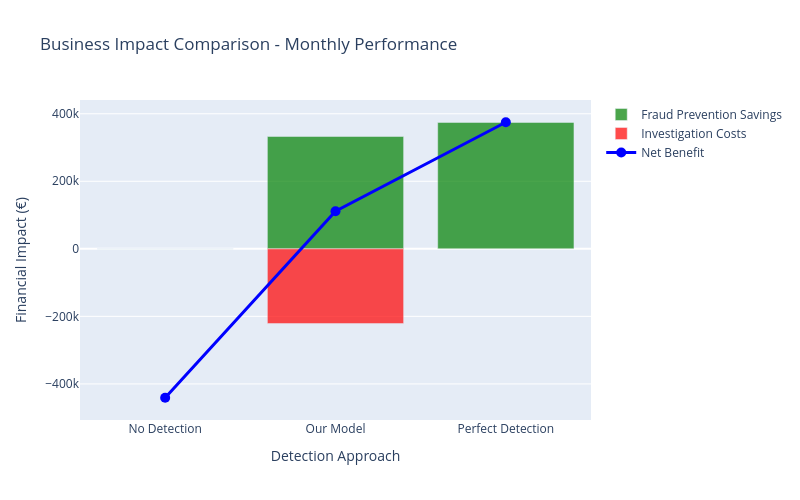
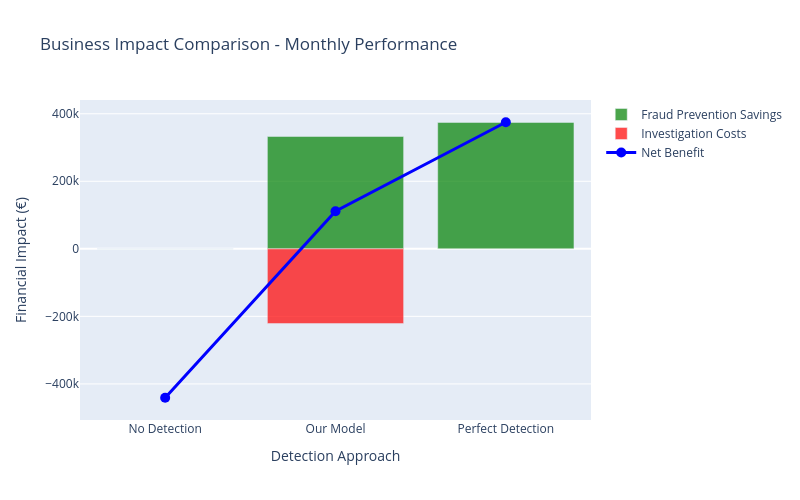

Source (notebook cell) for these figures, in order:
### Code cell
# =============================================================================
# 4. COMPREHENSIVE BUSINESS IMPACT ANALYSIS
# =============================================================================

print("\n" + "="*60)
print("COMPREHENSIVE BUSINESS IMPACT ANALYSIS")
print("="*60)

# Compare different scenarios
scenarios = {
    'No Detection': {
        'fraud_savings': 0,
        'investigation_costs': 0,
        'fraud_losses': len(y_test[y_test == 1]) * FRAUD_COST * 30,  # All frauds are losses
        'net_benefit': 0 - (len(y_test[y_test == 1]) * FRAUD_COST * 30)
    },
    'Our Model': {
        'fraud_savings': final_impact['fraud_prevented_savings'],
        'investigation_costs': final_impact['investigation_costs'],
        'fraud_losses': final_impact['false_negatives'] * FRAUD_COST,
        'net_benefit': final_impact['net_benefit']
    },
    'Perfect Detection': {
        'fraud_savings': len(y_test[y_test == 1]) * FRAUD_COST * PREVENTION_EFFECTIVENESS * 30,
        'investigation_costs': 0,
        'fraud_losses': 0,
        'net_benefit': len(y_test[y_test == 1]) * FRAUD_COST * PREVENTION_EFFECTIVENESS * 30
    }
}

# Create comparison visualization
scenario_names = list(scenarios.keys())
net_benefits = [scenarios[s]['net_benefit'] for s in scenario_names]
fraud_savings = [scenarios[s]['fraud_savings'] for s in scenario_names]
costs = [scenarios[s]['investigation_costs'] for s in scenario_names]

fig = go.Figure()

# Add bars for savings and costs
fig.add_trace(go.Bar(name='Fraud Prevention Savings', 
                     x=scenario_names, y=fraud_savings,
                     marker_color='green', opacity=0.7))

fig.add_trace(go.Bar(name='Investigation Costs', 
                     x=scenario_names, y=[-c for c in costs],
                     marker_color='red', opacity=0.7))

# Add line for net benefit
fig.add_trace(go.Scatter(name='Net Benefit', 
                        x=scenario_names, y=net_benefits,
                        mode='lines+markers', 
                        line=dict(color='blue', width=3),
                        marker=dict(size=10)))

fig.update_layout(
    title='Business Impact Comparison - Monthly Performance',
    yaxis_title='Financial Impact (€)',
    xaxis_title='Detection Approach',
    barmode='relative',
    width=800, height=500
)

fig.show()

# Static version
plt.figure(figsize=(12, 8))
x = np.arange(len(scenario_names))
width = 0.35

plt.bar(x - width/2, fraud_savings, width, label='Fraud Prevention Savings', 
        color='green', alpha=0.7)
plt.bar(x + width/2, [-c for c in costs], width, label='Investigation Costs', 
        color='red', alpha=0.7)

# Add net benefit line
plt.plot(x, net_benefits, 'bo-', linewidth=3, markersize=8, label='Net Benefit')

# Add value labels
for i, (saving, cost, net) in enumerate(zip(fraud_savings, costs, net_benefits)):
    plt.text(i, max(saving, net) + 500, f'{net:,.0f}€', 
             ha='center', va='bottom', fontweight='bold')

plt.xlabel('Detection Approach')
plt.ylabel('Monthly Financial Impact (€)')
plt.title('Business Impact Comparison Across Detection Approaches', fontsize=16, fontweight='bold')
plt.xticks(x, scenario_names)
plt.legend()
plt.grid(axis='y', alpha=0.3)
plt.tight_layout()
fig.show()

# Calculate ROI and efficiency metrics
model_roi = (final_impact['net_benefit'] / final_impact['investigation_costs']) * 100
model_efficiency = final_impact['fraud_prevented_savings'] / final_impact['investigation_costs']

print(f"\nBUSINESS METRICS:")
print(f"- Monthly Net Benefit: {final_impact['net_benefit']:,.2f}€")
print(f"- Annual Net Benefit: {final_impact['net_benefit'] * 12:,.2f}€")
print(f"- ROI: {model_roi:.1f}%")
print(f"- Cost Efficiency: {model_efficiency:.1f}€ saved per €1 invested")
print(f"- Break-even point: {final_impact['investigation_costs'] / (final_impact['fraud_prevented_savings']/30):.1f} days")

### Figure 1 — Plotly figure (JSON) as saved in the notebook; plotly's stock layout.template omitted (floating-point values rounded to 4 significant figures)
{"data": [{"marker": {"color": "green"}, "name": "Fraud Prevention Savings", "opacity": 0.7, "type": "bar", "x": ["No Detection", "Our Model", "Perfect Detection"], "y": [0, 332775, 374850]}, {"marker": {"color": "red"}, "name": "Investigation Costs", "opacity": 0.7, "type": "bar", "x": ["No Detection", "Our Model", "Perfect Detection"], "y": [0, -221400, 0]}, {"line": {"color": "blue", "width": 3}, "marker": {"size": 10}, "mode": "lines+markers", "name": "Net Benefit", "type": "scatter", "x": ["No Detection", "Our Model", "Perfect Detection"], "y": [-441000, 111375, 374850]}], "layout": {"barmode": "relative", "height": 500, "title": {"text": "Business Impact Comparison - Monthly Performance"}, "width": 800, "xaxis": {"title": {"text": "Detection Approach"}}, "yaxis": {"title": {"text": "Financial Impact (€)"}}}}

### Figure 2 — Plotly figure (JSON) as saved in the notebook; plotly's stock layout.template omitted (floating-point values rounded to 4 significant figures)
{"data": [{"marker": {"color": "green"}, "name": "Fraud Prevention Savings", "opacity": 0.7, "type": "bar", "x": ["No Detection", "Our Model", "Perfect Detection"], "y": [0, 332775, 374850]}, {"marker": {"color": "red"}, "name": "Investigation Costs", "opacity": 0.7, "type": "bar", "x": ["No Detection", "Our Model", "Perfect Detection"], "y": [0, -221400, 0]}, {"line": {"color": "blue", "width": 3}, "marker": {"size": 10}, "mode": "lines+markers", "name": "Net Benefit", "type": "scatter", "x": ["No Detection", "Our Model", "Perfect Detection"], "y": [-441000, 111375, 374850]}], "layout": {"barmode": "relative", "height": 500, "title": {"text": "Business Impact Comparison - Monthly Performance"}, "width": 800, "xaxis": {"title": {"text": "Detection Approach"}}, "yaxis": {"title": {"text": "Financial Impact (€)"}}}}
